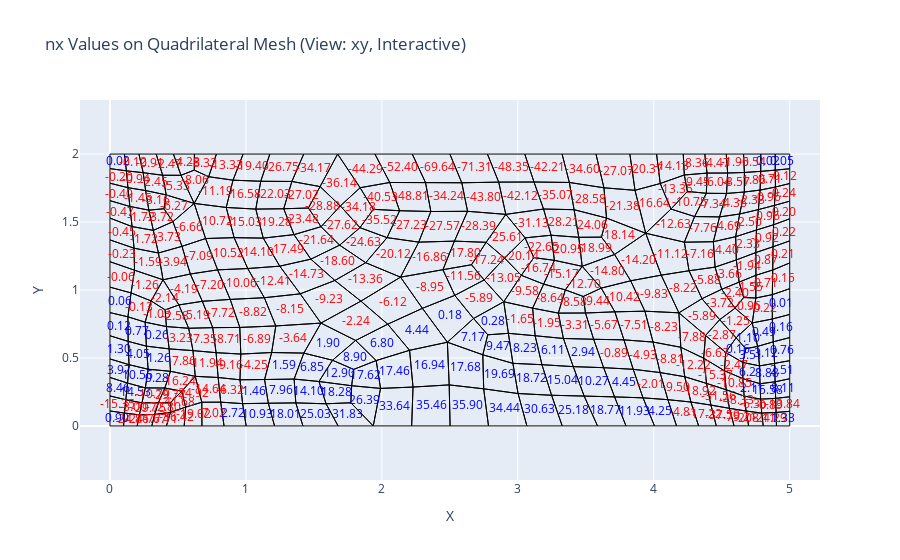
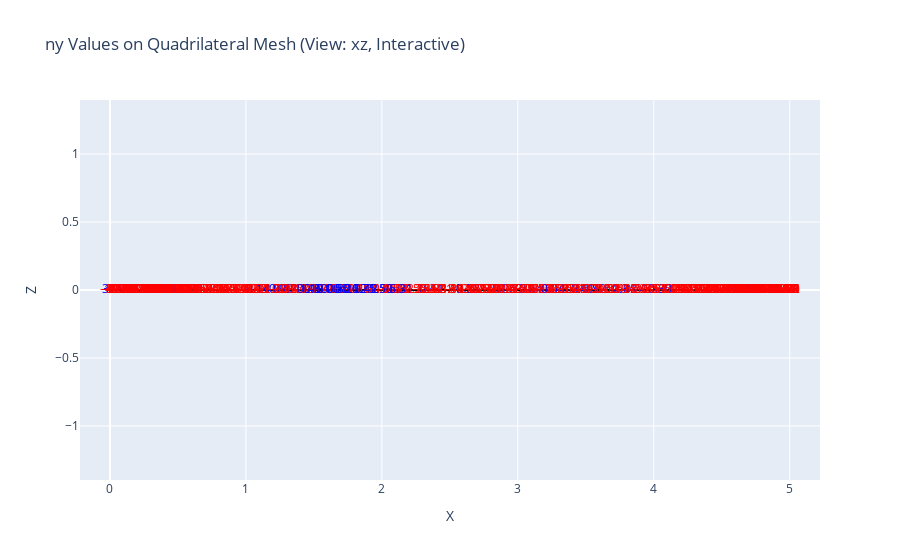

Source (notebook cell) for these figures, in order:
### Code cell
import numpy as np
import plotly.graph_objects as go

# Fonction pour afficher le maillage de la structure et les forces selon la direction spécifiée
def plot_quad_mesh_for(file_path, df_membran_forces, force_column='nx', view_axis='xy'):
    # Ouverture de la base de données CDB
    cdbStat, Index = open_cdb(file_path)

    # Extraction des coordonnées des nœuds
    node_coords = extract_node_coords(Index)

    # Extraction des éléments quadrilatéraux
    elements = extract_quad_elements(Index)

    # Fermeture de la base de données CDB
    close_cdb(cdbStat, Index)

    # Calcul des centres des éléments quadrilatéraux
    centers = calculate_quad_centers(node_coords, elements)

    # Création d'une figure plotly
    fig = go.Figure()

    # Définir les axes en fonction de la vue choisie
    axis_map = {
        'xy': (0, 1),  # Utiliser les axes X et Y
        'xz': (0, 2),  # Utiliser les axes X et Z
        'yz': (1, 2)   # Utiliser les axes Y et Z
    }
    ax1, ax2 = axis_map.get(view_axis, (0, 1))  # Par défaut, afficher selon XY

    # Tracer le maillage sans valeurs
    for element in elements:
        quad_coords = np.array([node_coords[node] for node in element])
        quad_coords = np.vstack([quad_coords, quad_coords[0]])  # Fermer le quadrilatère
        x_coords = quad_coords[:, ax1]
        y_coords = quad_coords[:, ax2]

        # Ajout du quadrilatère au graphique
        fig.add_trace(go.Scatter(
            x=x_coords, y=y_coords, mode='lines',
            line=dict(color='black', width=1),
            showlegend=False
        ))

    # Affichage des valeurs des forces au centre de chaque quadrilatère
    for i, center in enumerate(centers):
        force_value = df_membran_forces.loc[i, force_column]

        # Déterminer la couleur : rouge pour négatif, bleu pour positif
        color = 'red' if force_value < 0 else 'blue'

        # Ajouter la valeur de la force comme annotation
        fig.add_trace(go.Scatter(
            x=[center[ax1]], y=[center[ax2]],
            text=[f'{force_value:.2f}'],
            mode='text',
            textfont=dict(color=color, size=12)
        ))

    # Configuration du layout pour interactivité
    axis_labels = {
        'xy': ('X', 'Y'),
        'xz': ('X', 'Z'),
        'yz': ('Y', 'Z')
    }
    x_label, y_label = axis_labels.get(view_axis, ('X', 'Y'))

    fig.update_layout(
        title=f"{force_column} Values on Quadrilateral Mesh (View: {view_axis}, Interactive)",
        xaxis_title=x_label,
        yaxis_title=y_label,
        xaxis=dict(scaleanchor="y", scaleratio=1),  # Forcing equal scaling
        yaxis=dict(scaleanchor="x", scaleratio=1),
        showlegend=False,
        autosize=True,
    )

    # Affichage interactif
    fig.show()

# Exemple d'utilisation
file_path = r"C:\Users\Utilisateur\OneDrive - Pini Group\SOFISTIK\b.cdb"

# DataFrame df_membran_forces doit être défini à l'avance
# Afficher les forces normales selon x (nx) dans le plan xy
plot_quad_mesh_for(file_path, df_membran_forces, force_column='nx', view_axis='xy')

# Afficher les forces normales selon y (ny) dans le plan xz
plot_quad_mesh_for(file_path, df_membran_forces, force_column='ny', view_axis='xz')
